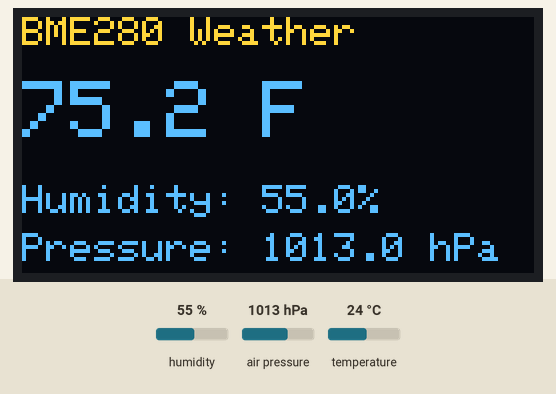
A sketch run on a simulated ESP32. Parts: 128×64 one-colour display. The test bench sets the inputs (shaded band); at power-on: humidity 55 %, air pressure 1013 hPa, temperature 24 °C. The OLED is the two-colour kind (top 16 rows yellow).

Above: at 2.2 s.
2.3 s: humidity set to 22 %
At 4.1 s:
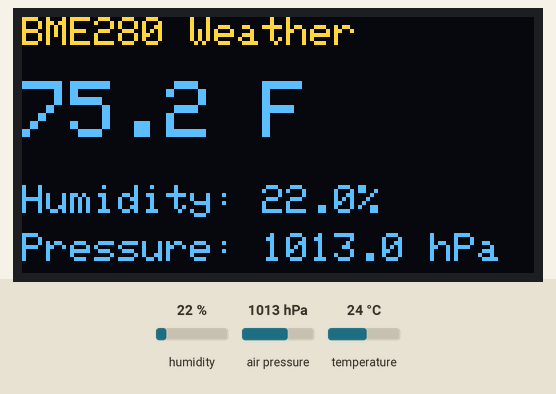
5.0 s: air pressure set to 952 hPa
At 5.5 s:
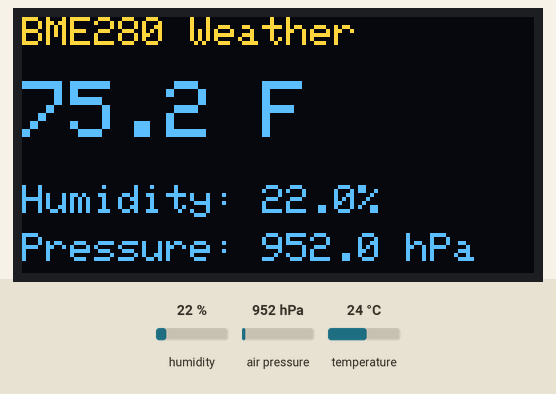
7.7 s: temperature set to 12 °C
At 10.4 s:
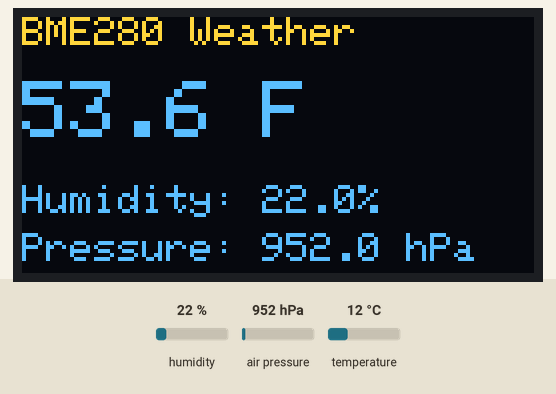
10.7 s: humidity set to 40 %
At 12.0 s:
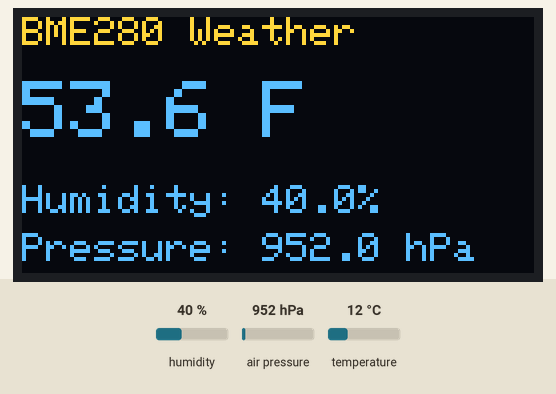
Timing chart, 0 to 13.7 s (numbered marks = the images above; inputs shaded):
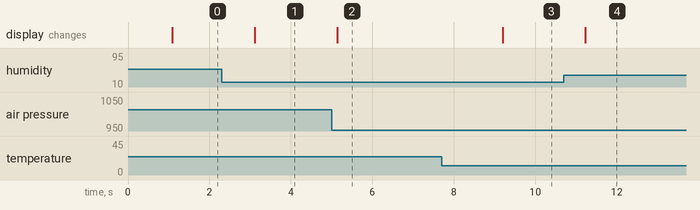

Measured:
- after the input at 2.3 s, the display: changes after 0.81 s (image 1)
- after the input at 5.0 s, the display: changes after 0.14 s (image 2)
- after the input at 7.7 s, the display: changes after 1.5 s (image 3)
- after the input at 10.7 s, the display: changes after 0.53 s (image 4)

The sketch:

ESP32-BME280-OLED-Weather-Display.ino
```cpp
#include <Wire.h>
#include <Adafruit_Sensor.h>
#include <Adafruit_BME280.h>
#include <Adafruit_GFX.h>
#include <Adafruit_SSD1306.h>

#define SCREEN_WIDTH 128
#define SCREEN_HEIGHT 64
#define OLED_RESET -1

Adafruit_BME280 bme;
Adafruit_SSD1306 display(SCREEN_WIDTH, SCREEN_HEIGHT, &Wire, OLED_RESET);

void setup() {
  Serial.begin(115200);
  Wire.begin(21, 22);

  if (!bme.begin(0x76)) {
    Serial.println("BME280 not found!");
    while (1);
  }

  if (!display.begin(SSD1306_SWITCHCAPVCC, 0x3C)) {
    Serial.println("OLED not found!");
    while (1);
  }

  display.clearDisplay();
  display.setTextColor(SSD1306_WHITE);
  display.setTextSize(1);
  display.setCursor(0, 0);
  display.println("BME280 Ready");
  display.display();
  delay(1000);
}

void loop() {
  float tempC = bme.readTemperature();
  float tempF = (tempC * 9.0 / 5.0) + 32.0;
  float humidity = bme.readHumidity();
  float pressure = bme.readPressure() / 100.0F;

  display.clearDisplay();

  display.setTextSize(1);
  display.setCursor(0, 0);
  display.println("BME280 Weather");

  display.setTextSize(2);
  display.setCursor(0, 16);
  display.print(tempF, 1);
  display.println(" F");

  display.setTextSize(1);
  display.setCursor(0, 42);
  display.print("Humidity: ");
  display.print(humidity, 1);
  display.println("%");

  display.setCursor(0, 54);
  display.print("Pressure: ");
  display.print(pressure, 1);
  display.print(" hPa");

  display.display();

  delay(2000);
}
```
